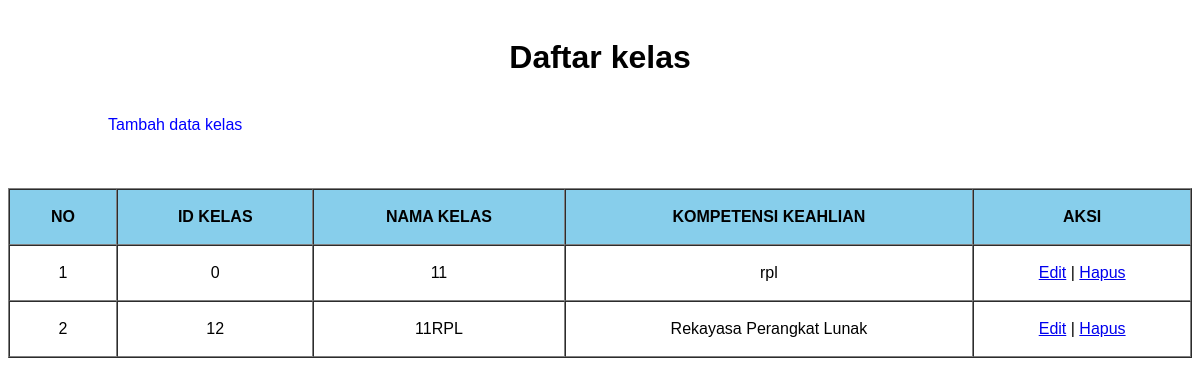
/crud_kelas/index.php, run on the app's committed database.
### tables this page shows
CREATE TABLE `kelas` (
  `id_kelas` int(11) NOT NULL,
  `nama_kelas` varchar(10) NOT NULL,
  `kompetensi_keahlian` varchar(50) NOT NULL
);

### crud_kelas/functions.php (called while the page is built, shortened)
<?php
$conn = mysqli_connect("localhost", "root", "", "db_spp");
function query($query) {
	global $conn;
	$result = mysqli_query($conn, $query);
	$rows = [];
	while( $row = mysqli_fetch_assoc($result) ) {
		$rows[]= $row;
	}
	return $rows;;
}
 ?>

### crud_kelas/index.php (the view, shortened to what this page needs)
<?php
require 'functions.php';
$kelas = query("SELECT * FROM kelas ");
?>
<!DOCTYPE html>
<html>
<head>
</head>
<body>
	<h1>Daftar kelas</h1>
	<a class="tmbh" href="tambah_kelas.php">Tambah data kelas</a>
	<br><br><br><br>
	<table border="1" cellpadding="10" cellspacing="0">
		<tr>
			<th>NO</th>
			<th>ID KELAS</th>
			<th>NAMA KELAS</th>
			<th>KOMPETENSI KEAHLIAN</th>
			<th>AKSI</th>
		</tr>
		<?php $i = 1; ?>
		<?php foreach( $kelas as $row) : ?>
		<tr>
			<td><?= $i; ?></td>
			<td><?= $row["id_kelas"]; ?></td>
			<td><?= $row["nama_kelas"]; ?></td>
			<td><?= $row["kompetensi_keahlian"]; ?></td>
			<td >
				<a href="edit_kelas.php?id_kelas=<?= $row["id_kelas"]; ?>">Edit</a> |
				<a href="hapus_kelas.php?id_kelas=<?= $row["id_kelas"]; ?>" onclick="return confirm('Ingin Menghapus Data?')">Hapus</a>
			</td>
		</tr>
		<?php $i++; ?>
	<?php endforeach; ?>
	</table>
</body>
</html>

### crud_kelas/index.php (style rules this page uses)
* { font-family: sans-serif; }
table { width: 100%; }
th, td, h1 { padding: 18px; text-align: center; }
th { background-color: skyblue; }
.tmbh { text-decoration: none; color: blue; margin-left: 100px; }

### data on the page
kelas: id_kelas "0", nama_kelas "11", kompetensi_keahlian "rpl"
kelas: id_kelas "12", nama_kelas "11RPL", kompetensi_keahlian "Rekayasa Perangkat Lunak"
